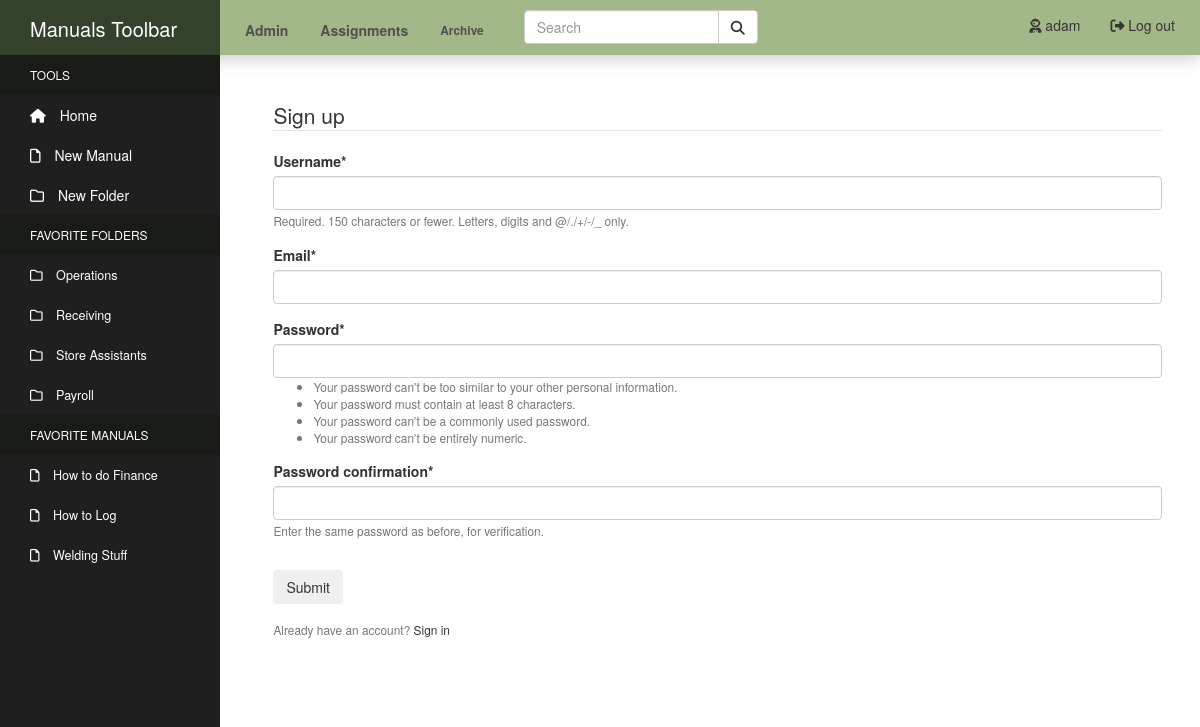
The page /register/ (signed in) on the database its author committed.
### manuals/models.py (models this page shows, shortened)
class Directory(MPTTModel):
    name = models.CharField(max_length=50, unique=True)
    created_by = models.ForeignKey(User, null=True, on_delete=models.SET_NULL)
    parent = TreeForeignKey(
    'self',
    null=True,
    blank=True,
    related_name='children',
    on_delete=models.CASCADE
    )
    class MPTTMeta:
        order_insertion_by: ['name']
    class Meta:
        verbose_name = 'Directory'
        verbose_name_plural = 'Directories'

class Manual(models.Model):
    title = models.CharField(max_length=100)
    author = models.ForeignKey(User, related_name='author', null=True, on_delete=models.SET_NULL)
    content = models.TextField()
    tags = models.CharField(max_length=150, blank=True, null=True)
    pub_date = models.DateTimeField('Date Published', auto_now_add=True)
    admin = models.ManyToManyField(User, related_name='admin_of')
    department = models.ForeignKey(Department, related_name='manual_set', null=True, on_delete=models.SET_NULL)
    last_update = models.DateTimeField('Last Update', null=True, auto_now=True)
    last_update_by = models.ForeignKey(User, related_name='updated_by', null=True, on_delete=models.SET_NULL)
    next_update = models.DateTimeField('Next Update Due', null=True)
    update_assigned_to = models.ForeignKey(User, related_name='assigned_to', blank=True, null=True, on_delete=models.SET_NULL)
    is_archived = models.BooleanField('Archived', default=False)
    folder = TreeForeignKey(
    'Directory',
    default=1,
    related_name='manuals',
    on_delete=models.CASCADE
    )
    objects = models.Manager()
    active_objects = ManualActiveManager()

### users/views.py (the view)
# urls.py: path('register/', user_views.register, name="register"),
def register(request):
    if request.method == 'POST':
        form = UserRegisterForm(request.POST)
        if form.is_valid():
            form.save()
            username = form.cleaned_data.get('username')
            messages.success(request, f'Account created for {username}!')
            return redirect('login')
    else:
        form = UserRegisterForm()
    return render(request, 'users/register.html', {'form': form})

### users/forms.py
class UserRegisterForm(UserCreationForm):
    email = forms.EmailField()
    class Meta:
        model = User
        fields = [
            'username',
            'email',
            'password1',
            'password2',
        ]

### manuals_site/my_processors/my_context.py (called while the page is built)
def custom_message_processor(request):
    messages = []
    uniq_messages = []
    for m in get_messages(request):
        if m.message not in messages:
            messages.append(m.message)
            uniq_messages.append(m)
    return {'messages': uniq_messages}

### users/templates/users/register.html (shortened to what this page needs)
{% extends "manuals/header.html" %}
{% load crispy_forms_tags %}
{% block content %}
    <div class="content-section">
        <form method="POST">
            <fieldset class="form-group">
                <legend class="border-bottom mb-4">Sign up</legend>
                {{ form|crispy }}
            </fieldset>
            <div class="form-group">
                <button class="btn btn-outline-info" type="submit">Submit</button>
            </div>
        </form>
        <div class="border-top pt-3">
            <small class="text-muted">Already have an account? <a class="ml-2" href="{% url 'login' %}">Sign in</a></small>
        </div>
    </div>
{% endblock %}

### manuals/templates/manuals/header.html (shortened to what this page needs)
<!DOCTYPE html>
<html lang="en">
<head>
    {% load static %}
    <link rel="stylesheet" type="text/css" href="{% static 'manuals/css/bootstrap.css' %}">
    <link rel="stylesheet" type="text/css" href="{% static 'manuals/css/styles.css' %}">
    <link rel="stylesheet" href="https://cdnjs.cloudflare.com/ajax/libs/font-awesome/4.7.0/css/font-awesome.min.css">
</head>
<body>
  <nav class="navbar navbar-default navbar-fixed-top">
    <div class="container-fluid nav-container">
      <div class="navbar-header">
        <a class="navbar-brand" href="#">Market Manuals</a>
      </div>
      <ul class="nav navbar-nav nav-pills">
        {% if user.is_authenticated and user.is_staff %}
          <li><a href="{% url 'manage' %}"><strong>Admin</strong></a></li>
        {% endif %}
        <li><a href="{% url 'assignments' %}"><strong>Assignments</strong></a></li>
        <li><a class="archive-link" href="{% url 'archive' %}"><strong>Archive</strong></a></li>
      </ul>
      <ul class="nav nav-pills navbar-right">
        {% if user.is_authenticated %}
          <li><a href="{% url 'logout' %}"><i class="fas fa-sign-out-alt"></i> Log out</a></li>
          <li><a href="{% url 'profile' %}"><i class="fas fa-user-astronaut"></i> {{ user.username }}</a></li>
        {% else %}
          <li><a href="{% url 'login' %}"><i class="fas fa-sign-in-alt"></i> Log in</a></li>
          <li><a href="{% url 'register' %}"><i class="fas fa-door-open"></i> Sign Up</a></li>
        {% endif %}
      </ul>
      <form class="navbar-form navbar-left" action="/action_page.php">
        <div class="input-group">
          <input type="text" class="form-control" placeholder="Search">
          <div class="input-group-btn">
            <button class="btn btn-default" type="submit">
              <i class="fas fa-search"></i>
            </button>
          </div>
        </div>
      </form>
    </div>
  </nav>
    <div class="sidebar-container">
            <div class="sidebar-logo">
              Manuals Toolbar
            </div>
            <ul class="sidebar-navigation">
              <li class="header">Tools</li>
              <li>
                <a href="{% url 'index' %}">
                  <i class="fa fa-home" aria-hidden="true"></i> Home
                </a>
              </li>
              <li>
                <a id="new-manual" href="{% url 'manual-create' %}">
                  <i class="far fa-file" aria-hidden="true"></i> New Manual
                </a>
              </li>
              <li>
                <a id="new-dir" href="#">
                  <i class="far fa-folder" aria-hidden="true"></i> New Folder
                </a>
              </li>
              <li class="header">Favorite Folders</li>
              {% for dir_fav in user.profile.directory_favorites.all %}
                <li>
                  <a class="favorites favorites-folder" href="{% url 'index' %}?dir_id={{ dir_fav.id }}">
                    <i class="far fa-folder" aria-hidden="true"></i> {{ dir_fav.name }}
                  </a>
                </li>
              {% endfor %}
              <li class="header">Favorite Manuals</li>
              {% for man_fav in user.profile.manual_favorites.all %}
                <li>
                  <a class="favorites favorites-manual" href="{% url 'manual-detail' man_fav.id %}">
                    <i class="far fa-file" aria-hidden="true"></i> {{ man_fav.title }}
                  </a>
                </li>
              {% endfor %}
            </ul>
          </div>
          <div class="content-container">
            <div class="container-fluid main-container">
              {% block content %}
              {% endblock %}
            </div>
          </div>
</body>
</html>

### manuals/static/manuals/css/styles.css (style rules this page uses)
.container-fluid.main-container { margin-top: 25px; }
.sidebar-container { position: fixed; width: 220px; height: 100%; left: 0; overflow-x: hidden; overflow-y: auto; background: #1f1f1f; color: #fff; z-index: 2; top: 0; }
.sidebar-logo { position: sticky; padding: 15px 15px 5px 30px; font-size: 20px; height: 55px; background-color: rgb(52, 66, 44); z-index: 3; top: 0; }
.sidebar-navigation { padding: 0; margin: 0; list-style-type: none; position: relative; }
.sidebar-navigation li { background-color: transparent; position: relative; display: inline-block; width: 100%; line-height: 20px; }
.sidebar-navigation li a { padding: 10px 15px 10px 30px; display: block; color: #fff; }
.sidebar-navigation li .fa { margin-right: 10px; }
.sidebar-navigation li .far { margin-right: 10px; }
.sidebar-navigation .header { font-size: 12px; text-transform: uppercase; background-color: #191b17; padding: 10px 15px 10px 30px; }
.sidebar-navigation .header::before { background-color: transparent; }
.favorites { font-size: 90%; }
.content-container { padding-left: 235px; margin-top: 30px; padding-top: 45px; }
.container-fluid.nav-container { padding-left: 0px; }
.navbar { max-height: 55px; min-height: 55px; }
.navbar-default { border: none; border-radius: 0px; background-color: rgb(163, 184, 136); z-index: 2; box-shadow: 0px 4px 16px 0px rgba(0,0,0,0.2); }
.navbar-header { background-color: rgb(52, 66, 44); width: 220px; margin: 0px; }
.navbar-brand { color: #fff; }
.nav-pills { padding-left: 10px; padding-right: 10px; padding-top: 5px; }
.navbar-default .navbar-nav > li > a { color: rgba(78, 78, 78, 0.986); }
.input-group { top: 2px; }
.navbar-default .navbar-nav li .archive-link { font-size: 85%; }
.content-section { width: 95%; margin: auto; margin-bottom: 60px; }

### rows shown on the page
Directory: name "Operations"
Directory: name "Receiving"
Directory: name "Store Assistants"
Directory: name "Payroll"
Manual: title "How to do Finance"
Manual: title "How to Log"
Manual: title "Welding Stuff"

### other values the page prints
{{ user.username }} "adam"
